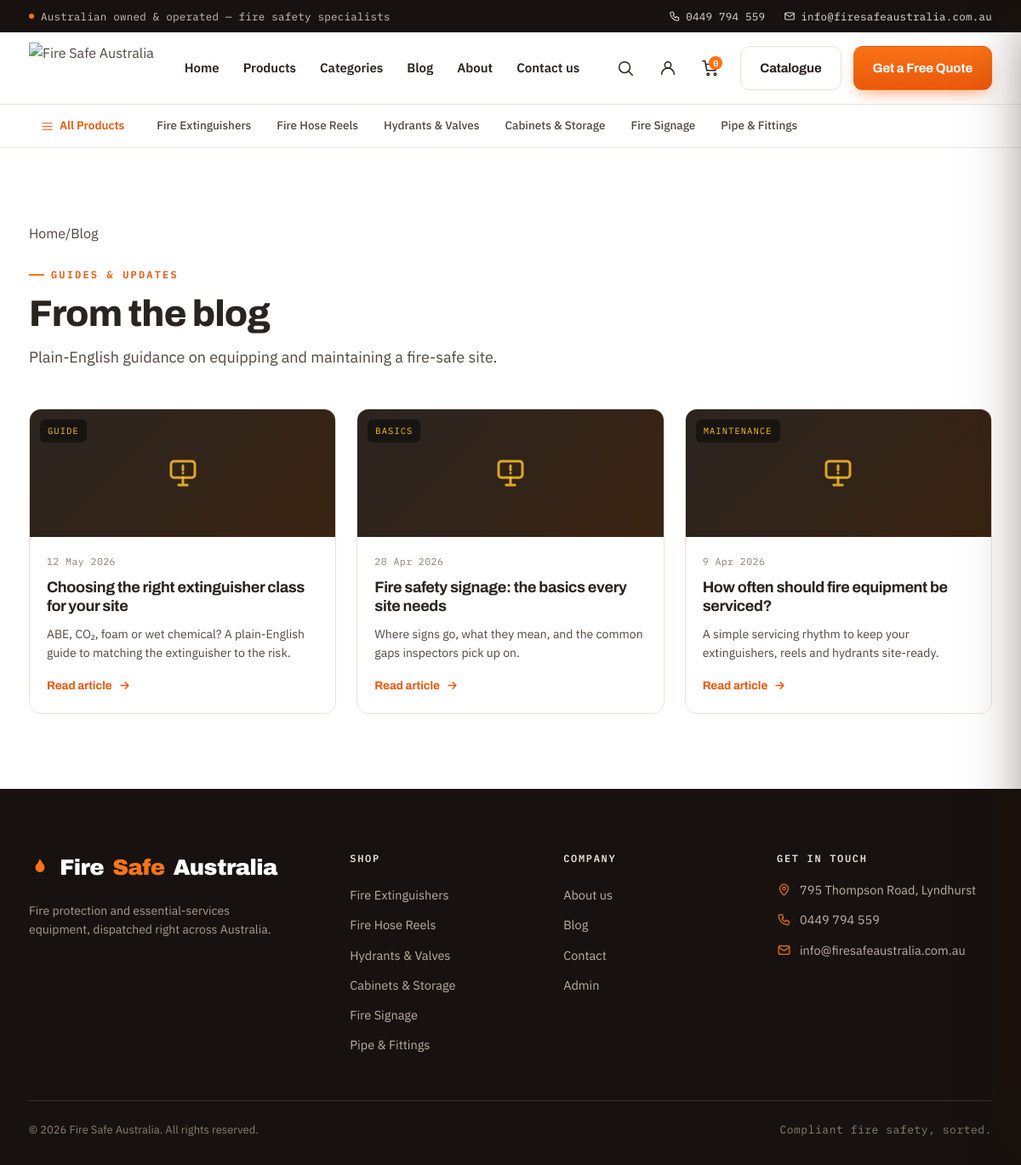
Page /blog on the committed database.
### tables this page shows
CREATE TABLE `categories` (
  `id` int(11) NOT NULL AUTO_INCREMENT,
  `parent_id` int(11) DEFAULT NULL,
  `name` varchar(191) NOT NULL,
  `slug` varchar(191) NOT NULL,
  `description` text DEFAULT NULL,
  `image` varchar(255) DEFAULT NULL,
  `position` int(11) NOT NULL DEFAULT 0,
  `created_at` timestamp NULL DEFAULT current_timestamp(),
  PRIMARY KEY (`id`),
  UNIQUE KEY `slug` (`slug`),
  KEY `parent_id` (`parent_id`),
  CONSTRAINT `fk_cat_parent` FOREIGN KEY (`parent_id`) REFERENCES `categories` (`id`) ON DELETE SET NULL
);

CREATE TABLE `blog_posts` (
  `id` int(11) NOT NULL AUTO_INCREMENT,
  `title` varchar(255) NOT NULL,
  `slug` varchar(191) NOT NULL,
  `excerpt` text DEFAULT NULL,
  `content` mediumtext DEFAULT NULL,
  `cover_image` varchar(255) DEFAULT NULL,
  `category` varchar(100) DEFAULT NULL,
  `status` enum('draft','published') NOT NULL DEFAULT 'draft',
  `author` varchar(191) DEFAULT NULL,
  `published_at` datetime DEFAULT NULL,
  `created_at` timestamp NULL DEFAULT current_timestamp(),
  PRIMARY KEY (`id`),
  UNIQUE KEY `slug` (`slug`),
  KEY `status` (`status`)
);

### app/db.php (called while the page is built, shortened)
<?php
function db(): PDO
{
    static $pdo = null;
    if ($pdo instanceof PDO) return $pdo;
    $dsn = sprintf('mysql:host=%s;port=%s;dbname=%s;charset=utf8mb4', DB_HOST, DB_PORT, DB_NAME);
    $pdo = new PDO($dsn, DB_USER, DB_PASS, [
        PDO::ATTR_ERRMODE            => PDO::ERRMODE_EXCEPTION,
        PDO::ATTR_DEFAULT_FETCH_MODE => PDO::FETCH_ASSOC,
        PDO::ATTR_EMULATE_PREPARES   => false,
    ]);
    return $pdo;
}
function q_all(string $sql, array $params = []): array
{
    $st = db()->prepare($sql);
    $st->execute($params);
    return $st->fetchAll();
}
function q_val(string $sql, array $params = [])
{
    $st = db()->prepare($sql);
    $st->execute($params);
    return $st->fetchColumn();
}

### app/repo.php (called while the page is built, shortened)
<?php
function top_categories(): array
{
    return q_all('SELECT * FROM categories WHERE parent_id IS NULL ORDER BY position, name');
}
function all_posts(): array
{
    return q_all("SELECT * FROM blog_posts WHERE status='published' ORDER BY published_at DESC");
}

### app/views/layout.php (the view, shortened to what this page needs)
<?php
$brand = branding();
$tog = toggles();
$navLinks = [
    ['Home', url('')], ['Products', url('products')], ['Categories', url('categories')],
    ['Blog', url('blog')], ['About', url('about')], ['Contact us', url('contact')],
];
$tops = top_categories();
?><!DOCTYPE html>
<html lang="en-AU">
<head>
<link rel="stylesheet" href="<?= url('assets/css/style.css') ?>">
</head>
<body>
  <div class="topbar"><div class="wrap">
    <div class="tb-left"><span class="dot"></span> Australian owned &amp; operated — fire safety specialists</div>
    <div class="tb-right">
      <a href="tel:<?= e(CO_PHONE_RAW) ?>"><?= icon('phone') ?><?= e(CO_PHONE) ?></a>
      <a href="mailto:<?= e(CO_EMAIL) ?>"><?= icon('mail') ?><?= e(CO_EMAIL) ?></a>
    </div>
  </div></div>
  <header class="site-header"><div class="wrap">
    <a class="brand" href="<?= url('') ?>" aria-label="<?= e(SITE_NAME) ?> home">
      <img src="<?= e($brand['logoUrl']) ?>" alt="<?= e(SITE_NAME) ?>" style="<?= e(logo_style($brand)) ?>">
    </a>
    <nav class="nav-links" id="nav">
      <?php foreach ($navLinks as $l): ?><a href="<?= e($l[1]) ?>"><?= e($l[0]) ?></a><?php endforeach; ?>
    </nav>
    <div class="header-actions">
      <a href="<?= url('products') ?>" class="icon-btn hide-sm" aria-label="Search"><?= icon('search') ?></a>
      <a href="<?= url('admin') ?>" class="icon-btn hide-sm" aria-label="Account"><?= icon('user') ?></a>
      <button class="icon-btn" data-cart-open aria-label="Open cart"><?= icon('cart') ?><span class="cart-count">0</span></button>
      <?php $catUrl = $brand['catalogueUrl'] ?? ''; ?>
      <a href="<?= $catUrl ? e($catUrl) : url('contact') ?>"<?= $catUrl ? ' target="_blank" download' : '' ?> class="btn btn-ghost" style="margin-left:6px">Catalogue</a>
      <a href="<?= url('contact') ?>" class="btn btn-flame btn-pulse" style="margin-left:6px">Get a Free Quote</a>
    </div>
  </div></header>
  <?php if ($tops): ?>
  <div class="cat-bar"><div class="wrap"><nav class="cat-bar-nav" aria-label="Product categories">
    <a href="<?= url('products') ?>" class="cat-bar-all"><?= icon('menu', 'icon', 'width:15px;height:15px') ?>All Products</a>
    <?php foreach ($tops as $c): ?><a href="<?= url('category/' . $c['slug']) ?>"><?= e($c['name']) ?></a><?php endforeach; ?>
  </nav></div></div>
  <?php endif; ?>
  <main><?= $content ?></main>
  <footer class="site-footer"><div class="wrap">
    <div class="foot-top">
      <div>
        <div class="wordmark"><?= icon('flame', 'wm-flame') ?>Fire<span class="s">Safe</span>Australia</div>
        <p class="foot-tag">Fire protection and essential-services equipment, dispatched right across Australia.</p>
      </div>
      <div class="foot-col"><h5>Shop</h5>
        <?php foreach ($tops as $c): ?><a href="<?= url('category/' . $c['slug']) ?>"><?= e($c['name']) ?></a><?php endforeach; ?>
      </div>
      <div class="foot-col"><h5>Company</h5>
        <a href="<?= url('about') ?>">About us</a><a href="<?= url('blog') ?>">Blog</a>
        <a href="<?= url('contact') ?>">Contact</a><a href="<?= url('admin') ?>">Admin</a>
      </div>
      <div class="foot-col foot-contact"><h5>Get in touch</h5>
        <p><?= icon('pin') ?><?= e(CO_ADDRESS) ?></p>
        <p><?= icon('phone') ?><?= e(CO_PHONE) ?></p>
        <p><?= icon('mail') ?><?= e(CO_EMAIL) ?></p>
      </div>
    </div>
    <div class="foot-bottom">
      <span>© <?= date('Y') ?> <?= e(SITE_NAME) ?>. All rights reserved.</span>
      <span class="fb-r">Compliant fire safety, sorted.</span>
    </div>
  </div></footer>
</body>
</html>

### app/pages.php (shortened to what this page needs)
<?php
require __DIR__ . '/partials.php';
function section_head(string $eyebrow, string $title, string $lead = ''): string
{
    return '<div class="section-head reveal"><span class="eyebrow">' . e($eyebrow) . '</span><h2>' . e($title) . '</h2>'
        . ($lead ? '<p class="lead">' . e($lead) . '</p>' : '') . '</div>';
}
function breadcrumbs(array $items): string
{
    $h = '<nav class="breadcrumbs" aria-label="Breadcrumb">';
    $n = count($items);
    foreach ($items as $i => $it) {
        $last = $i === $n - 1;
        if (!empty($it['href']) && !$last) $h .= '<a href="' . e($it['href']) . '">' . e($it['label']) . '</a>';
        else $h .= '<span' . ($last ? ' class="cur"' : '') . '>' . e($it['label']) . '</span>';
        if (!$last) $h .= '<span class="sep">/</span>';
    }
    return $h . '</nav>';
}
function page_blog(): void
{
    $posts = all_posts();
    $grid = $posts ? '<div class="post-grid">' : '<p style="color:var(--muted)">No articles published yet.</p>';
    foreach ($posts as $p) $grid .= blog_card($p);
    if ($posts) $grid .= '</div>';
    $h = '<section class="blog"><div class="wrap">' . breadcrumbs([['label' => 'Home', 'href' => url('')], ['label' => 'Blog']])
        . '<div style="margin-top:18px">' . section_head('Guides & updates', 'From the blog', 'Plain-English guidance on equipping and maintaining a fire-safe site.') . '</div>'
        . $grid . '</div></section>';
    respond($h, ['title' => 'Blog · ' . SITE_NAME]);
}

### app/partials.php (shortened to what this page needs)
<?php
function blog_card(array $post): string
{
    $href = url('blog/' . $post['slug']);
    $media = !empty($post['cover_image'])
        ? '<img src="' . e($post['cover_image']) . '" alt="' . e($post['title']) . '">'
        : icon('sign', 'icon pm-ic', 'width:42px;height:42px');
    return '<a class="post-card reveal" href="' . $href . '">'
        . '<div class="post-media">' . ($post['category'] ? '<span class="post-cat">' . e($post['category']) . '</span>' : '') . $media . '</div>'
        . '<div class="post-body"><span class="post-date">' . e(fmt_date($post['published_at'])) . '</span>'
        . '<h3>' . e($post['title']) . '</h3>'
        . ($post['excerpt'] ? '<p>' . e($post['excerpt']) . '</p>' : '')
        . '<span class="post-read">Read article ' . icon('arrow-right') . '</span></div></a>';
}

### app/helpers.php (shortened to what this page needs)
<?php
function e(?string $s): string
{
    return htmlspecialchars((string)$s, ENT_QUOTES, 'UTF-8');
}
function url(string $path = ''): string
{
    if ($path === '' || $path === '/') return BASE_PATH . '/';
    return BASE_PATH . '/' . ltrim($path, '/');
}
function fmt_date(?string $d): string
{
    $t = strtotime($d);
    return $t ? date('j M Y', $t) : '';
}
function view(string $name, array $data = []): string
{
    extract($data, EXTR_SKIP);
    require __DIR__ . '/views/' . $name . '.php';
    return (string)ob_get_clean();
}
function respond(string $content, array $opts = []): void
{
    echo view('layout', array_merge($opts, ['content' => $content]));
}
function setting(string $key, $default = null)
{
    $v = q_val('SELECT value FROM settings WHERE `key` = ?', [$key]);
    if ($v === false || $v === null) return $default;
    $decoded = json_decode((string)$v, true);
    return $decoded === null ? $default : $decoded;
}
function toggles(): array
{
    return array_merge(
        ['sellingEnabled' => false, 'enquiryEnabled' => true, 'guestCheckout' => true],
        (array)setting('toggles', [])
    );
}
function branding(): array
{
    return array_merge(
        ['logoUrl' => url('assets/logo.png'), 'faviconUrl' => url('assets/favicon.ico'), 'logoWidth' => 0, 'logoHeight' => 60],
        (array)setting('general', [])
    );
}
function logo_style(array $b): string
{
    $w = (int)($b['logoWidth'] ?? 0);
    $hh = (int)($b['logoHeight'] ?? 60);
    $style = 'max-width:100%;object-fit:contain;';
    if ($w > 0) {
        $style .= 'width:' . $w . 'px;height:' . ($hh > 0 ? $hh . 'px' : 'auto') . ';';
    } else {
        $style .= 'height:' . ($hh > 0 ? $hh : 60) . 'px;width:auto;';
    }
    return $style;
}
function icon(string $name, string $class = 'icon', string $style = ''): string
{
    static $stroke = [
        'arrow-right' => '<path d="M5 12h14M13 6l6 6-6 6"/>',
        'phone' => '<path d="M5 4h4l2 5-2.5 1.5a11 11 0 0 0 5 5L15 13l5 2v4a2 2 0 0 1-2 2A16 16 0 0 1 3 6a2 2 0 0 1 2-2z"/>',
        'mail' => '<rect x="3" y="5" width="18" height="14" rx="2"/><path d="m3 7 9 6 9-6"/>',
        'search' => '<circle cx="11" cy="11" r="7"/><path d="m21 21-4.3-4.3"/>',
        'user' => '<circle cx="12" cy="8" r="4"/><path d="M4 20a8 8 0 0 1 16 0"/>',
        'cart' => '<circle cx="9" cy="20" r="1.4"/><circle cx="18" cy="20" r="1.4"/><path d="M2 3h3l2.4 12h11l2-8H6"/>',
        'menu' => '<path d="M3 6h18M3 12h18M3 18h18"/>',
        'check' => '<path d="M20 6 9 17l-5-5"/>',
        'plus' => '<path d="M12 5v14M5 12h14"/>',
        'minus' => '<path d="M5 12h14"/>',
        'trash' => '<path d="M4 7h16M9 7V5h6v2M6 7l1 13h10l1-13"/>',
        'pin' => '<path d="M12 21s-7-5.7-7-11a7 7 0 0 1 14 0c0 5.3-7 11-7 11z"/><circle cx="12" cy="10" r="2.5"/>',
        'shield-check' => '<path d="M12 3l8 3v5c0 5-3.5 8-8 10-4.5-2-8-5-8-10V6z"/><path d="m9 12 2 2 4-4"/>',
        'truck' => '<path d="M3 7h11v9H3z"/><path d="M14 10h4l3 3v3h-7z"/><circle cx="7" cy="18" r="1.6"/><circle cx="18" cy="18" r="1.6"/>',
        'headset' => '<path d="M4 13v-1a8 8 0 0 1 16 0v1"/><rect x="3" y="13" width="4" height="6" rx="1.5"/><rect x="17" y="13" width="4" height="6" rx="1.5"/><path d="M20 19a4 4 0 0 1-4 3h-3"/>',
        'gem' => '<path d="M3 11 11 3l10 10-8 8z"/><circle cx="8" cy="8" r="1.4"/>',
        'clock' => '<circle cx="12" cy="12" r="8"/><path d="M12 8v4l3 2"/>',
        'extinguisher' => '<rect x="8" y="7" width="8" height="14" rx="3"/><path d="M12 7V4h3M9 4h3"/><path d="M8 11h8"/>',
        'hose-reel' => '<circle cx="12" cy="12" r="8"/><circle cx="12" cy="12" r="3"/><path d="M20 12h2"/>',
        'valve' => '<circle cx="12" cy="8" r="3"/><path d="M12 11v7M8 20h8"/><path d="m9.5 6-2.5-3M14.5 6 17 3"/>',
        'cabinet' => '<rect x="5" y="3" width="14" height="18" rx="2"/><path d="M12 3v18"/><path d="M9.5 12h.01M14.5 12h.01"/>',
        'sign' => '<rect x="4" y="4" width="16" height="11" rx="2"/><path d="M12 15v5M9 20h6"/><path d="M12 7v3M12 12h.01"/>',
        'fittings' => '<path d="M4 20v-7a5 5 0 0 1 5-5h7"/><path d="M2 20h4M14 6v4"/><circle cx="18" cy="8" r="2"/>',
        'image' => '<rect x="3" y="4" width="18" height="16" rx="2"/><circle cx="8.5" cy="9" r="1.5"/><path d="m4 18 5-5 4 4 3-3 4 4"/>',
    ];
    if ($name === 'flame') {
        return '<svg class="' . e($class) . '" viewBox="0 0 24 24" fill="currentColor"' . ($style ? ' style="' . e($style) . '"' : '') . '><path d="M12 2c1.4 3.8 5 5.3 5 9.5a5 5 0 0 1-10 0c0-2 .8-3.3 1.8-4.4C8 9.6 9 7.6 12 2z"/></svg>';
    }
    $body = $stroke[$name] ?? $stroke['extinguisher'];
    return '<svg class="' . e($class) . '" viewBox="0 0 24 24"' . ($style ? ' style="' . e($style) . '"' : '') . '>' . $body . '</svg>';
}

### rows in the picture
categories: name "Fire Extinguishers"
categories: name "Fire Hose Reels"
categories: name "Hydrants & Valves"
categories: name "Cabinets & Storage"
categories: name "Fire Signage"
categories: name "Pipe & Fittings"
blog_posts: category "GUIDE", published_at "12 May 2026", title "Choosing the right extinguisher class for your site", excerpt "ABE, CO₂, foam or wet chemical? A plain-English guide to matching the extinguisher to the risk."
blog_posts: category "BASICS", published_at "28 Apr 2026", title "Fire safety signage: the basics every site needs", excerpt "Where signs go, what they mean, and the common gaps inspectors pick up on."
blog_posts: category "MAINTENANCE", published_at "9 Apr 2026", title "How often should fire equipment be serviced?", excerpt "A simple servicing rhythm to keep your extinguishers, reels and hydrants site-ready."

### other values in the picture
CO_PHONE "0449 794 559"
CO_EMAIL "info@firesafeaustralia.com.au"
$l[0] "Home"
$l[0] "Products"
$l[0] "Categories"
$l[0] "Blog"
$l[0] "About"
$l[0] "Contact us"
$it['label'] "Home"
$it['label'] "Blog"
$eyebrow "GUIDES & UPDATES"
$title "From the blog"
$lead "Plain-English guidance on equipping and maintaining a fire-safe site."
CO_ADDRESS "795 Thompson Road, Lyndhurst"
SITE_NAME "Fire Safe Australia"
